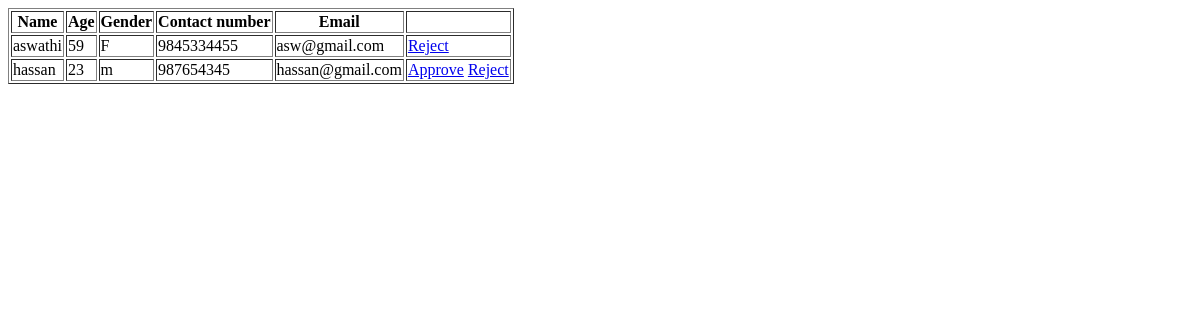
The page /ViewOwner on the database as committed earlier.
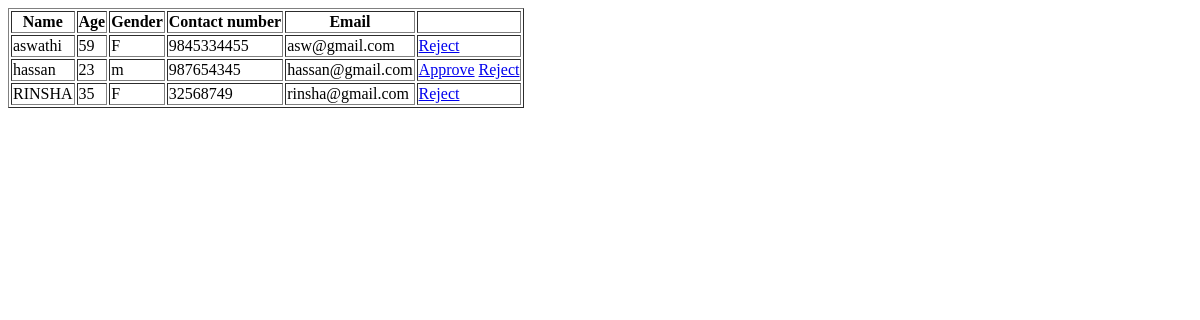
The same page on the database as committed later.
### BuzbeeApp/models.py (models this page shows)
class OwnerTable(models.Model):
    Name = models.CharField(max_length=30,blank=True,null=True)
    Age = models.IntegerField(blank=True,null=True)
    Contact_NO = models.BigIntegerField(blank=True,null=True)
    Address = models.CharField(max_length=30, blank=True, null=True)
    Gender = models.CharField(max_length=2,blank=True,null=True)
    Email = models.CharField(max_length=30,blank=True,null=True)
    LOGIN = models.ForeignKey(LoginTable, on_delete=models.CASCADE,blank=True,null=True)

### BuzbeeApp/views.py (the view)
# urls.py: path('ViewOwner',ViewOwner.as_view(),name="ViewOwner"),
class ViewOwner(View):
    def get(self,request):
        obj = OwnerTable.objects.all()
        return render(request,"administration/viewowner.html", {'val': obj})

### templates/administration/viewowner.html (shortened to what this page needs)
<!DOCTYPE html>
<html lang="en">
<head>
</head>
<body>
    <table border="1">
        <tr>
            <th>Name</th>
            <th>Age</th>
            <th>Gender</th>
            <th>Contact number</th>
            <th>Email</th>
            <th></th>
        </tr>
        {% for i in val %}
        <tr>
            <td>{{ i.Name }}</td>
            <td>{{ i.Age}}</td>
            <td> {{i.Gender}} </td>
            <td>{{i.Contact_NO }}  </td>
            <td>{{i.Email}}  </td>
        <td>
            {% if i.LOGIN.UserType == "pending" %}
                <a href="/ApproveOwner/{{i.id}}">Approve</a>
                <a href="/RejectOwner/{{i.id}}">Reject</a>
            {% elif i.LOGIN.UserType == "Owner"%}
                <a href="/RejectOwner/{{i.id}}">Reject</a>
            {% elif i.LOGIN.UserType == "rejected"%}
                <a href="/ApproveOwner/{{i.id}}">Approve</a>
            {% endif %}
        </td>
        </tr>
                {% endfor %}
    </table>
</body>
</html>

Rows that differ between the two databases and show on the page:
added OwnerTable: Name "RINSHA", Age "35", Gender "F", Contact_NO "32568749", Email "rinsha@gmail.com"
